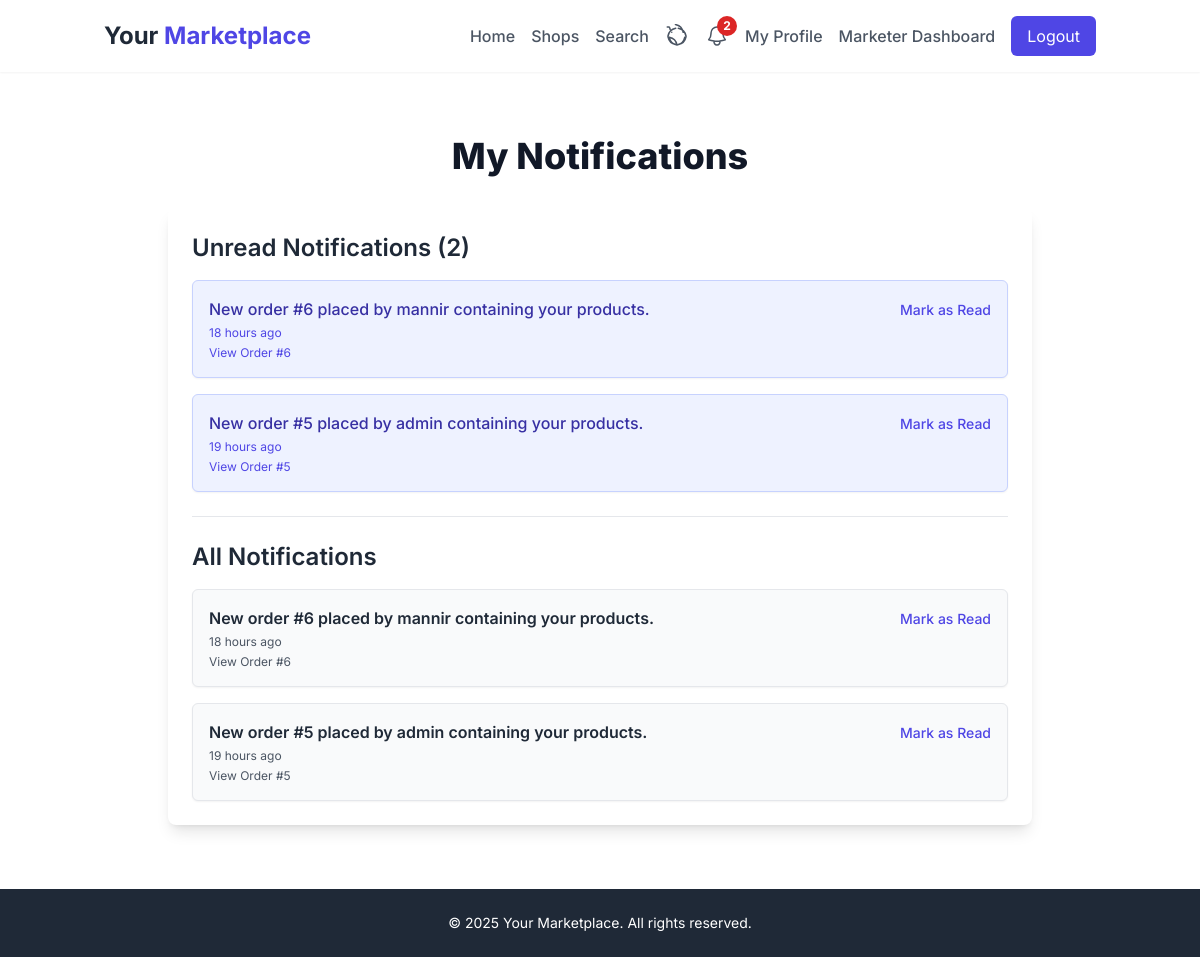
The page /marketer/notifications (signed in) on the database its author committed.
### app/models.py (models this page shows)
class Notification(db.Model):
    id = db.Column(db.Integer, primary_key=True)
    user_id = db.Column(db.Integer, db.ForeignKey('user.id'), nullable=False) # The user who receives the notification
    message = db.Column(db.String(255), nullable=False)
    is_read = db.Column(db.Boolean, default=False)
    created_at = db.Column(db.DateTime, default=datetime.utcnow)
    order_id = db.Column(db.Integer, db.ForeignKey('order.id'), nullable=True)
    product_id = db.Column(db.Integer, db.ForeignKey('product.id'), nullable=True)

### app/marketer/marketer.py (the view)
@bp.route('/notifications')
@login_required
def marketer_notifications():
    if current_user.role != 'marketer':
        flash('Access denied.', 'danger')
        return redirect(url_for('customer.index'))
    all_notifications = current_user.notifications.order_by(Notification.created_at.desc()).all()
    unread_notifications = current_user.notifications.filter_by(is_read=False).order_by(Notification.created_at.desc()).all()
    return render_template('marketer/notifications.html',
                           all_notifications=all_notifications,
                           unread_notifications=unread_notifications)

### app/models.py (called while the page is built)
@login.user_loader
def load_user(id):
    return User.query.get(int(id))

### app/templates/marketer/notifications.html (shortened to what this page needs)
{% extends "base.html" %}
{% block content %}
<div class="max-w-4xl mx-auto px-4 py-8">
    <h1 class="text-4xl font-extrabold text-gray-900 mb-8 text-center">My Notifications</h1>
    <div class="bg-white p-6 rounded-lg shadow-lg">
        <h2 class="text-2xl font-semibold text-gray-800 mb-4">Unread Notifications ({{ unread_notifications|length }})</h2>
        {% if unread_notifications %}
            <div class="space-y-4 mb-6">
                {% for notification in unread_notifications %}
                    <div class="border border-indigo-200 p-4 rounded-md shadow-sm bg-indigo-50">
                        <div class="flex justify-between items-start">
                            <p class="text-indigo-800 font-medium flex-1">{{ notification.message }}</p>
                            <form action="{{ url_for('marketer.mark_notification_read', notification_id=notification.id) }}" method="POST" class="ml-4">
                                <button type="submit" class="text-indigo-600 hover:text-indigo-800 text-sm font-medium">Mark as Read</button>
                            </form>
                        </div>
                        <p class="text-indigo-600 text-xs mt-1">{{ moment(notification.created_at).fromNow() }}</p>
                        {% if notification.order_id %}
                            <p class="text-indigo-600 text-xs mt-1">
                                <a href="{{ url_for('marketer.marketer_order_detail', order_id=notification.order_id) }}" class="hover:underline">View Order #{{ notification.order_id }}</a>
                            </p>
                        {% endif %}
                    </div>
                {% endfor %}
            </div>
        {% else %}
            <div class="text-center text-gray-600 mb-6">
                <p class="text-lg">No unread notifications.</p>
            </div>
        {% endif %}
        <h2 class="text-2xl font-semibold text-gray-800 mb-4 border-t pt-6 mt-6">All Notifications</h2>
        {% if all_notifications %}
            <div class="space-y-4">
                {% for notification in all_notifications %}
                    <div class="border border-gray-200 p-4 rounded-md shadow-sm {% if not notification.is_read %}bg-gray-50{% endif %}">
                        <div class="flex justify-between items-start">
                            <p class="text-gray-800 flex-1 {% if not notification.is_read %}font-semibold{% endif %}">{{ notification.message }}</p>
                            {% if not notification.is_read %}
                                <form action="{{ url_for('marketer.mark_notification_read', notification_id=notification.id) }}" method="POST" class="ml-4">
                                    <button type="submit" class="text-indigo-600 hover:text-indigo-800 text-sm font-medium">Mark as Read</button>
                                </form>
                            {% endif %}
                        </div>
                        <p class="text-gray-600 text-xs mt-1">{{ moment(notification.created_at).fromNow() }}</p>
                        {% if notification.order_id %}
                            <p class="text-gray-600 text-xs mt-1">
                                <a href="{{ url_for('marketer.marketer_order_detail', order_id=notification.order_id) }}" class="hover:underline">View Order #{{ notification.order_id }}</a>
                            </p>
                        {% endif %}
                    </div>
                {% endfor %}
            </div>
        {% else %}
            <div class="text-center text-gray-600">
                <p class="text-lg">No notifications yet.</p>
            </div>
        {% endif %}
    </div>
</div>
{% endblock %}

### app/templates/base.html (style rules this page uses)
body { font-family: 'Inter', sans-serif; color: #1a202c; @apply bg-gray-50; }

### rows shown on the page
Notification: message "New order #6 placed by mannir containing your products.", created_at "18 hours ago", order_id "6"
Notification: message "New order #5 placed by admin containing your products.", created_at "19 hours ago", order_id "5"

### other values the page prints
{{ current_user.notifications.filter_by(is_read=False).count() }} "2"
{{ unread_notifications|length }} "2"
{{ moment().format('YYYY') }} "2025"
